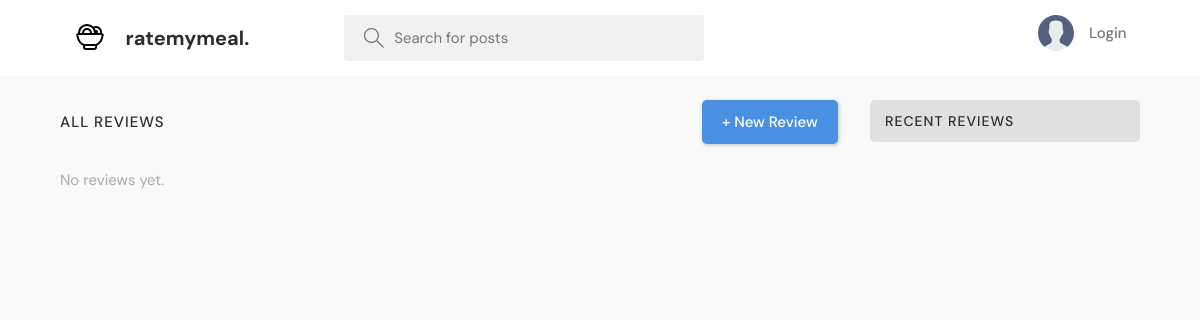
/, run on an earlier commit of the app's database.
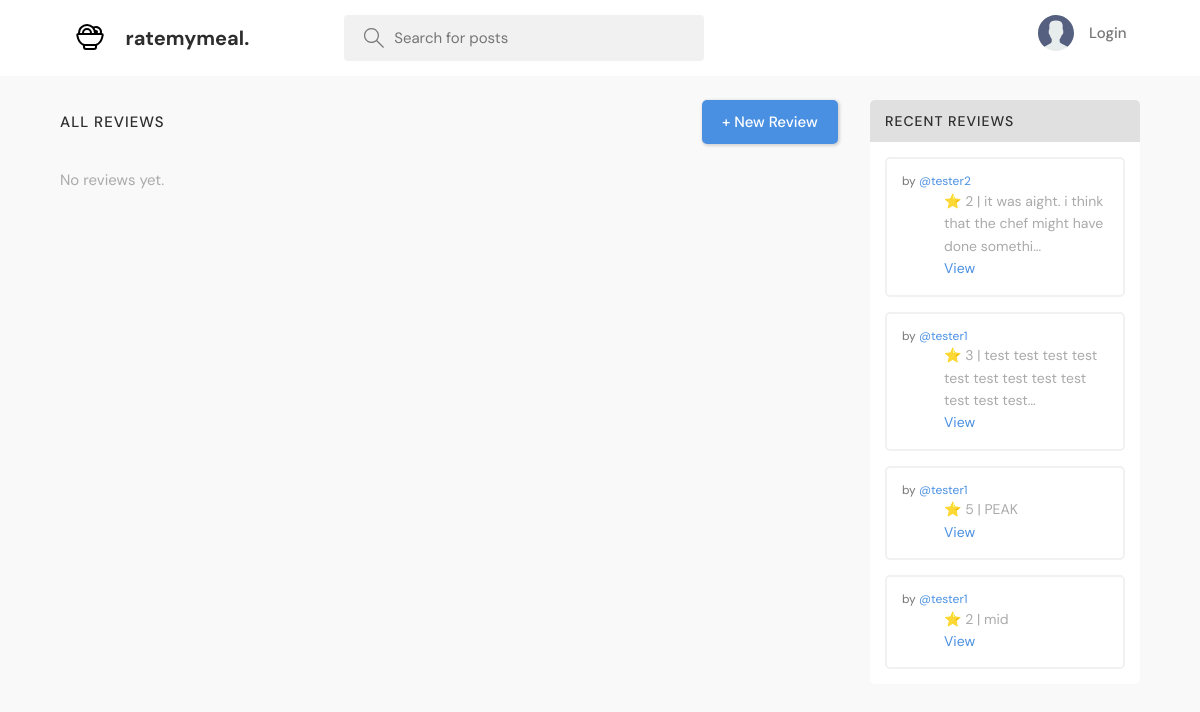
And on a later commit of the database.
### base/models.py (models this page shows, shortened)
class Review(models.Model):
    user = models.ForeignKey(User, on_delete=models.CASCADE)
    food_item = models.ForeignKey(FoodItem, on_delete=models.CASCADE, default=1)
    description = models.TextField(blank=True, null=True)
    rating = models.PositiveSmallIntegerField()  # 1–5 only
    created = models.DateTimeField(auto_now_add=True)
    class Meta:
        ordering = ['-created']

class User(AbstractUser):
    name = models.CharField(max_length=200, null=True)
    email = models.EmailField(unique=True, null=True)
    bio = models.TextField(null=True)
    avatar = models.ImageField(null=True, default="avatar.svg")
    USERNAME_FIELD = 'email'
    REQUIRED_FIELDS = ['username']

### base/views.py (the view)
# urls.py: path('', views.home, name="home"),
def home(request):
    q = request.GET.get('q') or ''
    reviews = Review.objects.filter(food_item__name__icontains=q)
    recent_reviews = Review.objects.all().order_by('-created')[:5]
    return render(request, 'base/home.html', {
        'reviews': reviews,
        'recent_reviews': recent_reviews
    })

### base/templates/base/home.html (shortened to what this page needs)
{% extends 'main.html' %}
{% block content %}
<main class="layout layout--2">
  <div class="container">
    <div>
      <div class="itemList__header">
        <h2>All Reviews</h2>
        <a class="btn btn--main" href="{% url 'create-review' %}">+ New Review</a>
      </div>
      {% for review in reviews %}
        <div class="itemList">
          <div class="itemList__header">
            <h3>{{ review.food_item }}</h3>
            <span>⭐ {{ review.rating }}</span>
          </div>
          <div class="itemList__content">
            <p>{{ review.description|truncatechars:150 }}</p>
          </div>
          <div class="itemList__meta">
            <p>by <a href="{% url 'user-profile' review.user.id %}">@{{ review.user.username }}</a></p>
            <a href="{% url 'review-detail' review.id %}" class="btn btn--main btn--pill">View Review</a>
          </div>
        </div>
      {% empty %}
        <p>No reviews yet.</p>
      {% endfor %}
    </div>
    <div class="activities">
      <div class="activities__header">
        <h2>Recent Reviews</h2>
      </div>
      {% for recent in recent_reviews %}
        <div class="activities__box">
          <div class="activities__boxHeader">
            <p>
              <span>by <a href="{% url 'user-profile' recent.user.id %}">@{{ recent.user.username }}</a></span>
            </p>
          </div>
          <div class="activities__boxContent">
            ⭐ {{ recent.rating }} | {{ recent.description|truncatechars:60 }}
            <div>
              <a href="{% url 'review-detail' recent.id %}">View</a>
            </div>
          </div>
        </div>
      {% endfor %}
    </div>
  </div>
</main>
{% endblock %}

What changed in the data, as far as the page shows it:
added Review: user.username "tester2", rating "2", description "it was aight. i think that the chef might have done somethi…"
added Review: user.username "tester1", rating "3", description "test test test test test test test test test test test test…"
added Review: user.username "tester1", rating "5", description "PEAK"
added Review: user.username "tester1", rating "2", description "mid"
